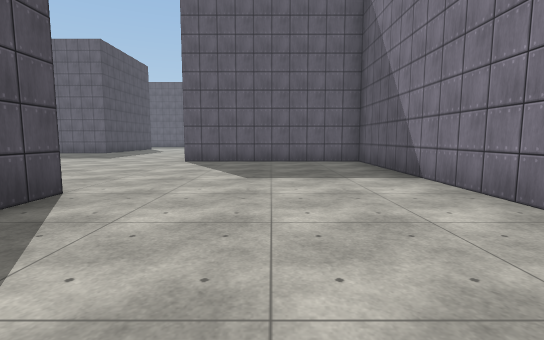
[1] (above)

24 first-person views from a walk through a scene from a Unity 3-D project. The camera is 1.3 m above the floor, tilts 6° down and sees 85° across. The floor is counted in squares, 2 m on a side. Each view is taken from the middle of a square. On the plan, view 1 faces up. The plan holds only what a view shows up to about 9 squares ahead; the rest is blank. The place goes on beyond the plan. The player character is not drawn. Surface patterns are stand-ins for the level's own textures.

[2]
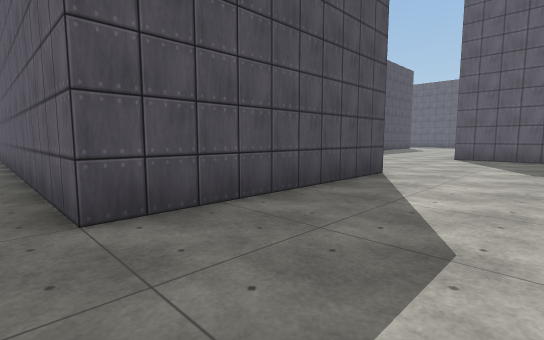

[3]
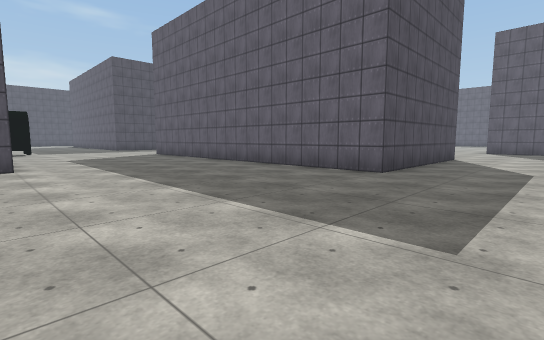

[4]
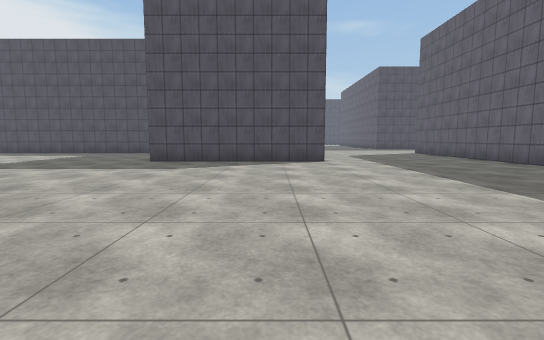

[5]
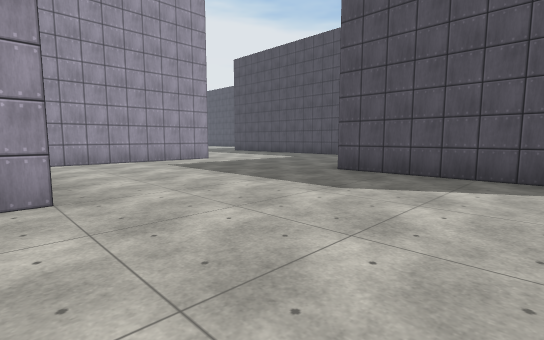

[6]
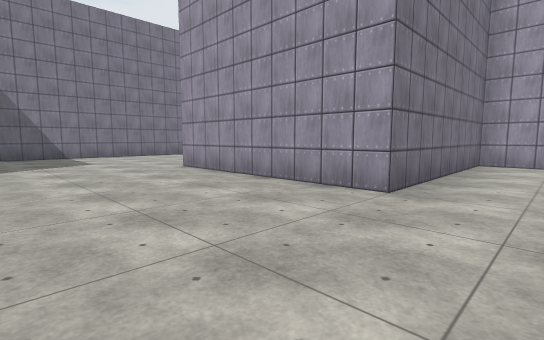

[7]
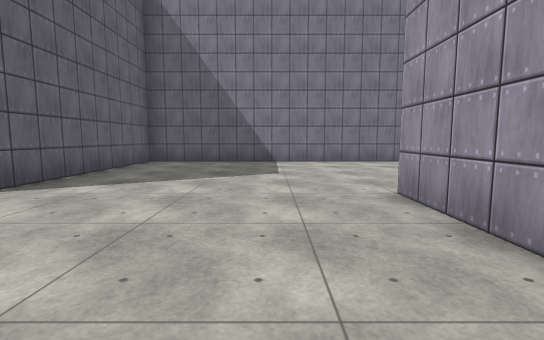

[8]
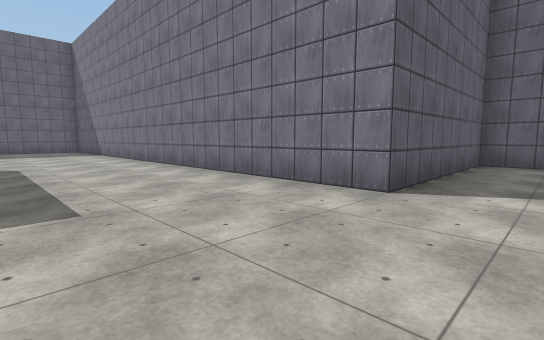

[9]
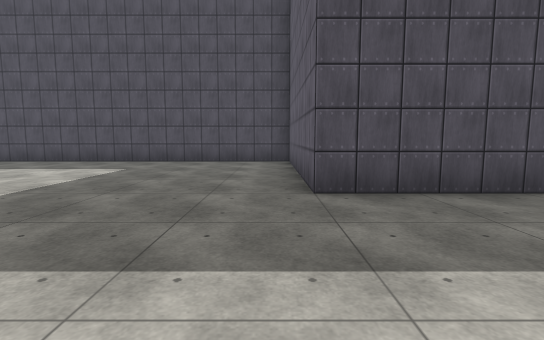

[10]
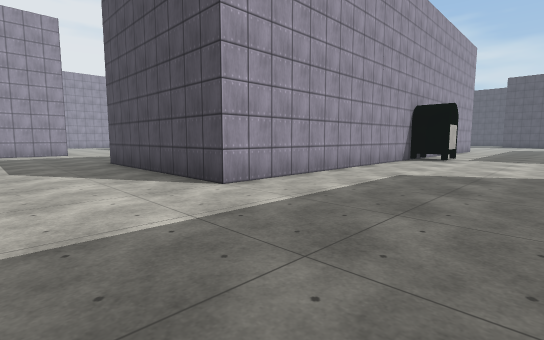

[11]
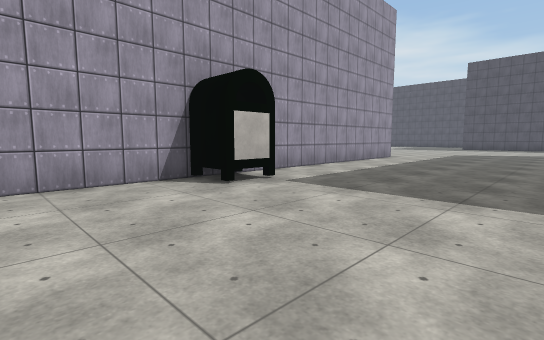

[12]
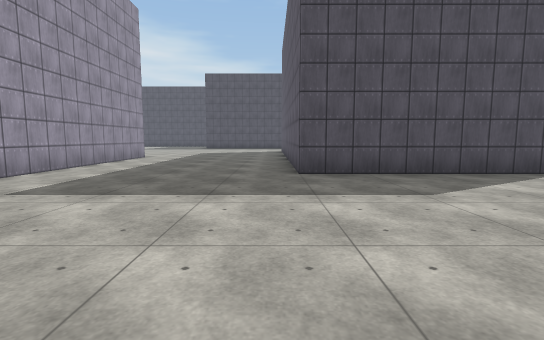

[13]
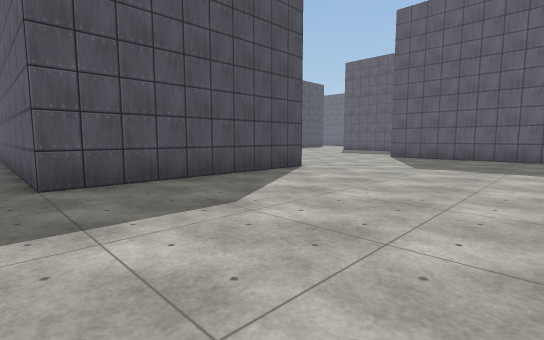

[14]
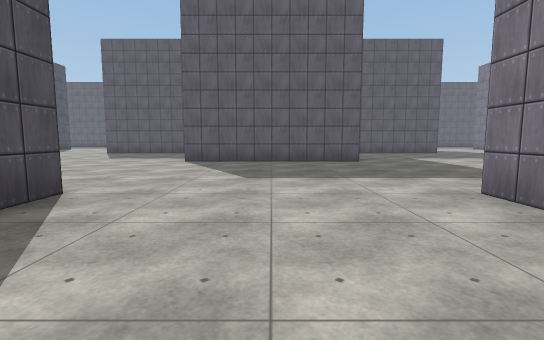

[15]
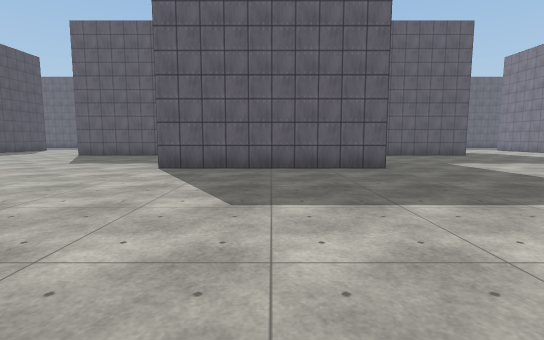

[16]
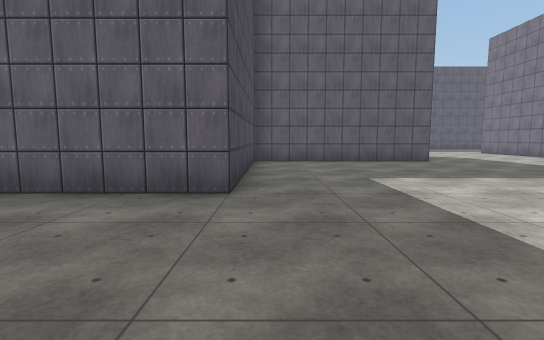

[17]
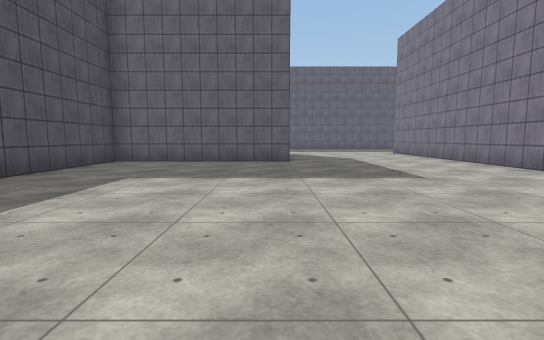

[18]
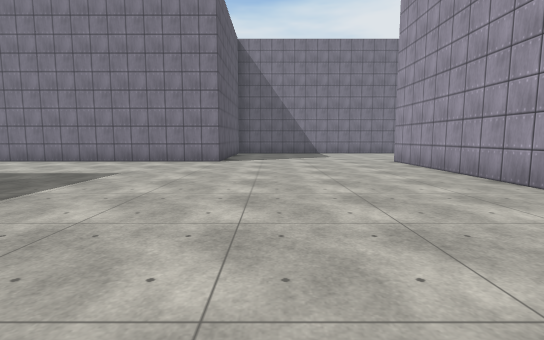

[19]
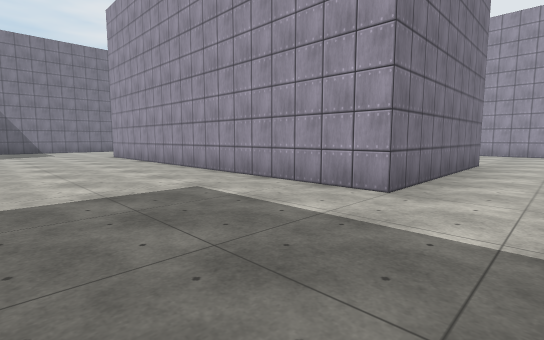

[20]
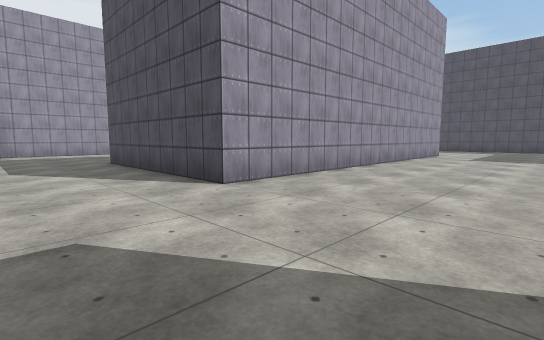

[21]
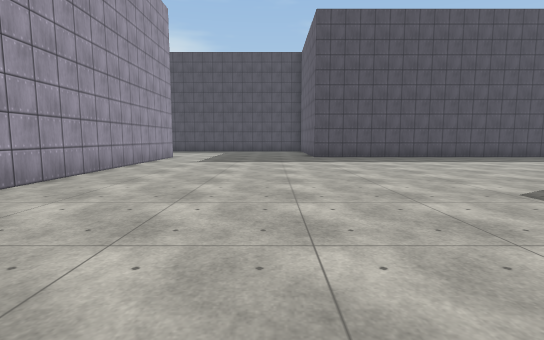

[22]
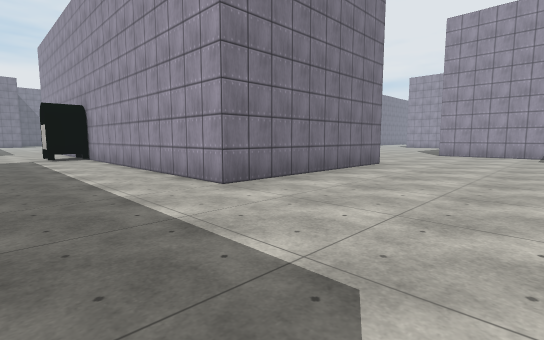

[23]
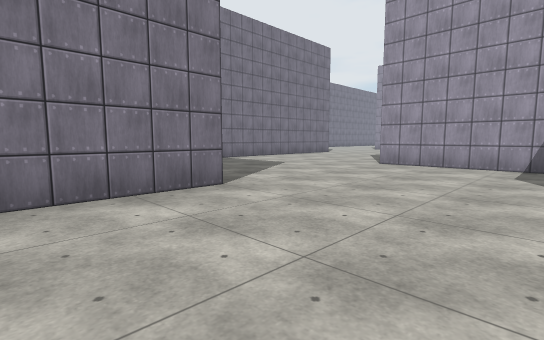

[24]
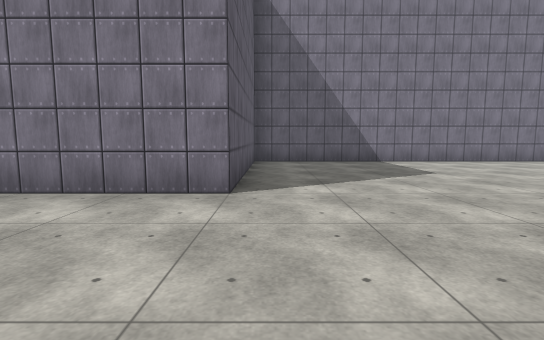

### Floor plan
Points are (right, up) in squares from view 1. A wall is a line through its corners. A room is listed if a view was taken in it or the views show most of it. See-through windows are left out.
Room 1 (views 1, 2, 3, 4, 5, 6, 7, 8, 9, 10, 11, 12, 13, 14, 15, 16, 17, 18, 19, 20, 21, 22, 23, 24)
walls: (-12.5, -1.5) (-12.5, 3.5) (-2.5, 3.5) (-2.5, -1.5) (-11.4, -1.5); (-6.4, -16.5) (-2.5, -16.5) (-2.5, -11.5) (2.5, -11.5); (-7.4, 13.5) (-12.5, 13.5) (-12.5, 8.5) (-17.5, 8.5); (-26.1, 3.5) (-17.5, 3.5) (-17.5, -1.5) (-24.4, -1.5); (-17.5, -19.5) (-17.5, -11.5) (-22.5, -11.5) (-22.5, -6.5) (-7.5, -6.5) (-7.5, -11.5) (-12.5, -11.5) (-12.5, -19.5); (-25.8, -16.5) (-22.5, -16.5); (7.5, -13.8) (7.5, -6.5) (2.5, -6.5) (2.5, 8.5) (-2.5, 8.5) (-2.5, 14.9)
objects: other object (-15, -6)

Where each view was taken, in squares from view 1:
view 1: 0 up, 0 right, facing up
view 2: 2 down, 0 right, facing up-left
view 3: 7 down, 0 right, facing up-left
view 4: 8 down, 1 right, facing left
view 5: 8 down, 2 left, facing down-left
view 6: 8 down, 4 left, facing down-right
view 7: 10 down, 1 left, facing right
view 8: 8 down, 1 left, facing up-right
view 9: 12 down, 4 left, facing left
view 10: 3 down, 5 left, facing down-left
view 11: 2 down, 12 left, facing down-left
view 12: 2 down, 12 left, facing left
view 13: 2 down, 13 left, facing up-left
view 14: 0 up, 15 left, facing up
view 15: 2 up, 15 left, facing up
view 16: 5 up, 12 left, facing up
view 17: 5 up, 8 left, facing up
view 18: 7 up, 11 left, facing right
view 19: 7 up, 14 left, facing down-right
view 20: 7 up, 15 left, facing down-left
view 21: 7 up, 17 left, facing left
view 22: 4 down, 26 left, facing down-right
view 23: 9 down, 26 left, facing down-right
view 24: 12 down, 26 left, facing right
